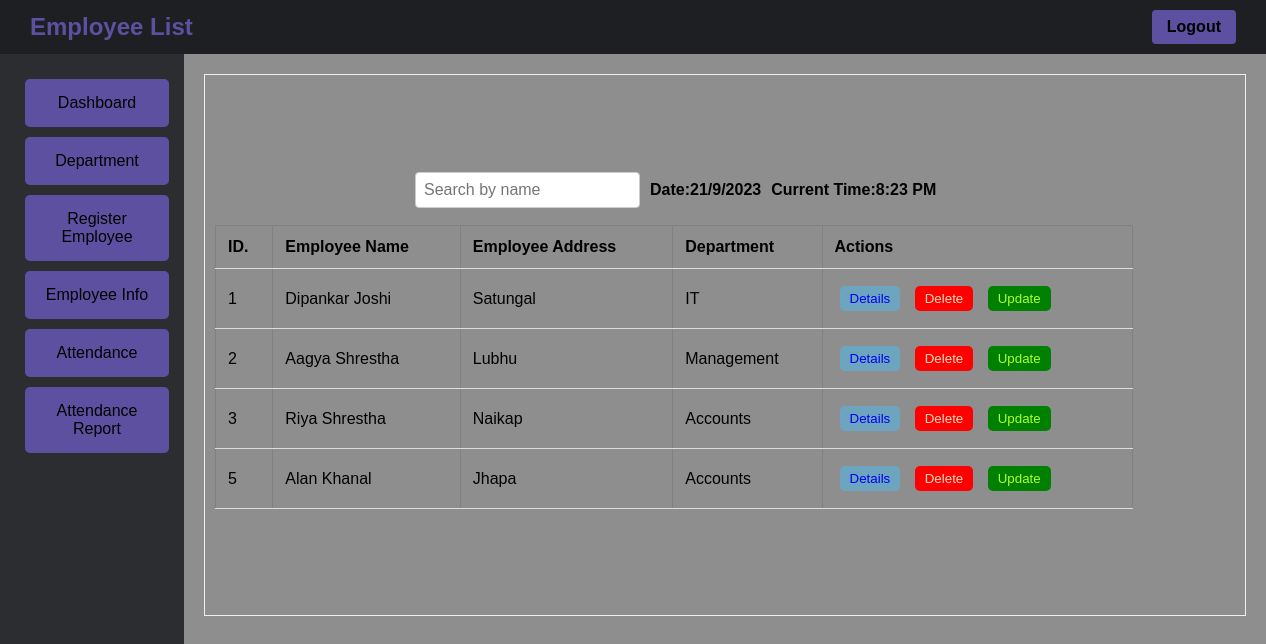
/admin/empInfo.php (signed in), run on an earlier commit of the app's database.
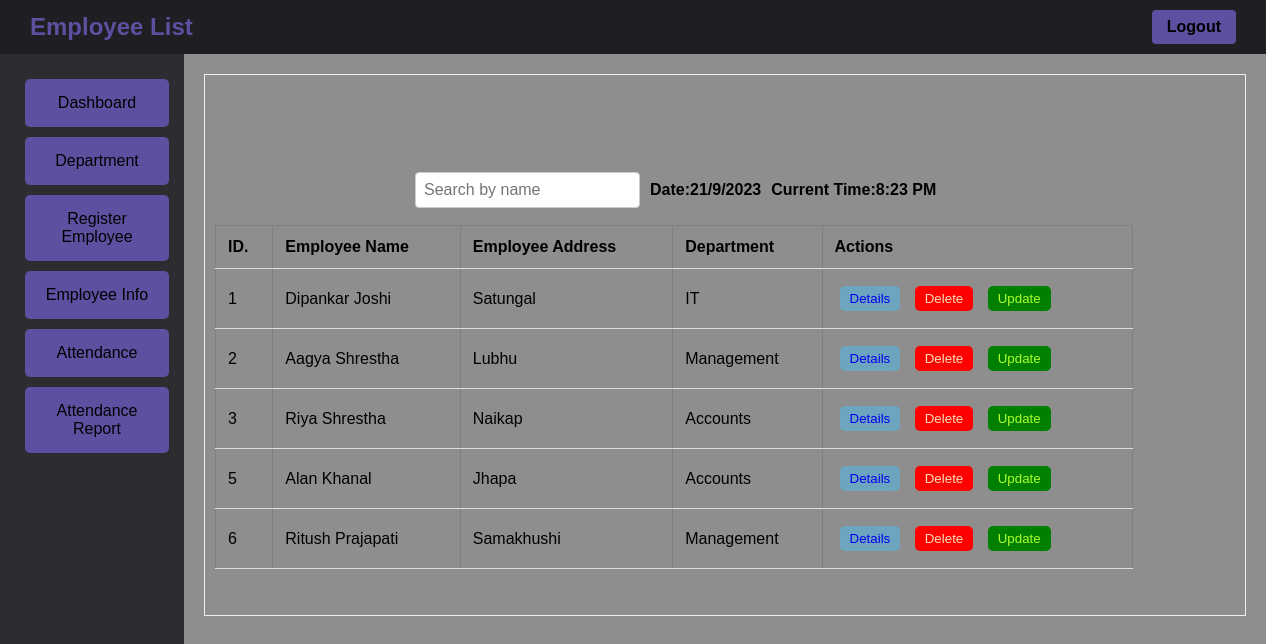
And on a later commit of the database.
### tables this page shows
CREATE TABLE `emp_info` (
  `emp_id` int(15) NOT NULL,
  `dept_id` int(15) NOT NULL,
  `atten_id` int(15) NOT NULL,
  `emp_name` varchar(60) NOT NULL,
  `emp_address` varchar(120) NOT NULL,
  `emp_phone` varchar(20) NOT NULL,
  `emp_email` varchar(60) NOT NULL,
  `department` int(15) NOT NULL,
  `qr_code` varchar(255) NOT NULL
);

CREATE TABLE `department` (
  `dept_id` int(15) NOT NULL,
  `dept_name` varchar(60) NOT NULL
);

### admin/empInfo.php (the view, shortened to what this page needs)
<?php
    include '../database/dbconnect.php';
?>
<!DOCTYPE html>
<html>
<head>
    <link rel="stylesheet" type="text/css" href="../style/base.css">
</head>
<body>
    <div class="nav">
        <div class="admin-title">Employee List</div>
        <div class="logout"><a href="logout.php">Logout</a></div>
    </div>
    <div class="container">
        <div class="side_panel">
            <div class="spanel_button"><a href="dashboard.php">Dashboard</a></div>
            <div class="spanel_button"><a href="department.php">Department</a></div>
            <div class="spanel_button"><a href="empReg.php">Register Employee</a></div>
            <div class="spanel_button"><a href="empInfo.php">Employee Info</a></div>
            <div class="spanel_button"><a href="scan.php">Attendance</a></div>
            <div class="spanel_button"><a href="attenReport.php">Attendance Report</a></div>
        </div>
        <div class="second">
            <div class="box">
                <div class="search-container">
                    <input type="text" id="searchInput" onkeyup="searchTable()" placeholder="Search by name">
                    <div class="date-container">
                    Date: <span id="date"><?php echo date('d/m/Y'); ?></span>
                    </div>
                    <div class="time-container">
                    Current Time: <span id="currentTime"><?php echo date('h:i A'); ?></span>
                    </div>
                </div>
                <?php
                    $sql = "SELECT * FROM emp_info JOIN department ON emp_info.dept_id = department.dept_id ORDER BY emp_info.emp_id";
                    $result = mysqli_query($conn, $sql) or die("Query Unsuccessfull");
                    if(mysqli_num_rows($result) > 0){
                ?>
                <table border="1">
                    <tr>
                        <th>ID.</th>
                        <th>Employee Name</th>
                        <th>Employee Address</th>
                        <th>Department</th>
                        <th>Actions</th>
                    </tr>
                    <tbody>
                        <?php
                            while($row = $result->fetch_assoc()) {
                                ?>
                                <tr>
                                    <td><?= $row['emp_id']?></td>
                                    <td><?= $row['emp_name']?></td>
                                    <td><?= $row['emp_address']?></td>
                                    <td><?= $row['dept_name']?></td>
                                    <td>
                                        <button class=detailsBtn><a href="empDetails.php?id=<?php echo $row['emp_id'] ?>">Details</a></button>
                                        <button class=deleteBtn><a href="../database/delete_emp.php?id=<?php echo $row['emp_id'] ?>">Delete</a></button>
                                        <button class=updateBtn><a href="empupdate.php?id=<?php echo $row['emp_id'] ?>">Update</a></button>
                                    </td>
                                </tr>
                            <?php } ?>
                    </tbody>
                </table>
                <?php }else{
                    echo '<div class="no-record-message"><h2>No Record Found</h2></div>';
                } ?>
            </div>
        </div>
    </div>
</body>
</html>

What changed in the data, as far as the page shows it:
added emp_info: emp_id "6", emp_name "Ritush Prajapati", emp_address "Samakhushi", dept.dept_name "Management"
